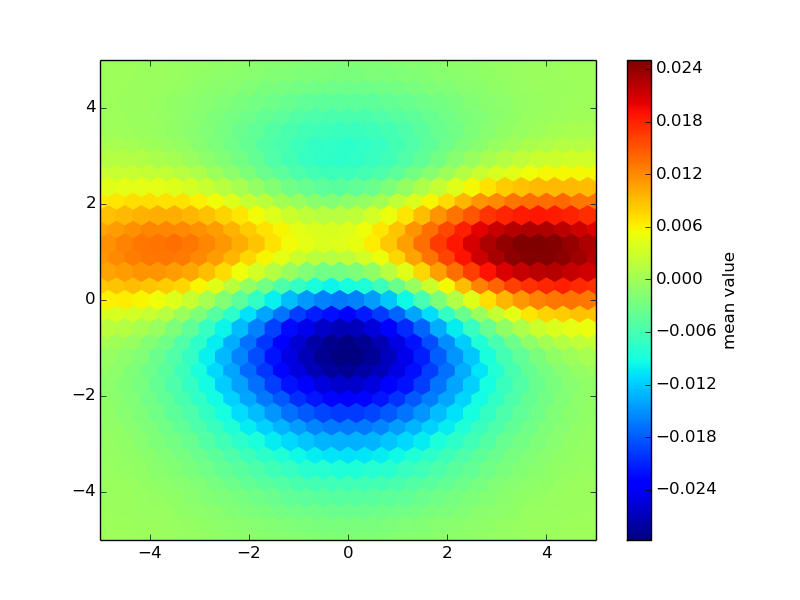

Python code for this plot:
import matplotlib
matplotlib.use('Agg')
from matplotlib import pyplot as PLT
from matplotlib import cm as CM
from matplotlib import mlab as ML
import numpy as NP

n = 1e5
x = y = NP.linspace(-5, 5, 100)
X, Y = NP.meshgrid(x, y)
Z1 = ML.bivariate_normal(X, Y, 2, 2, 0, 0)
Z2 = ML.bivariate_normal(X, Y, 4, 1, 1, 1)
ZD = Z2 - Z1
x = X.ravel()
y = Y.ravel()
z = ZD.ravel()
print x
print y
print z
gridsize=30
PLT.subplot(111)

# if 'bins=None', then color of each hexagon corresponds directly to its count
# 'C' is optional--it maps values to x-y coordinates; if 'C' is None (default) then 
# the result is a pure 2D histogram 

PLT.hexbin(x, y, C=z, gridsize=gridsize, cmap=CM.jet, bins=None)
PLT.axis([x.min(), x.max(), y.min(), y.max()])

cb = PLT.colorbar()
cb.set_label('mean value')
PLT.show() 
#PLT.savefig("hexbin.png")  
